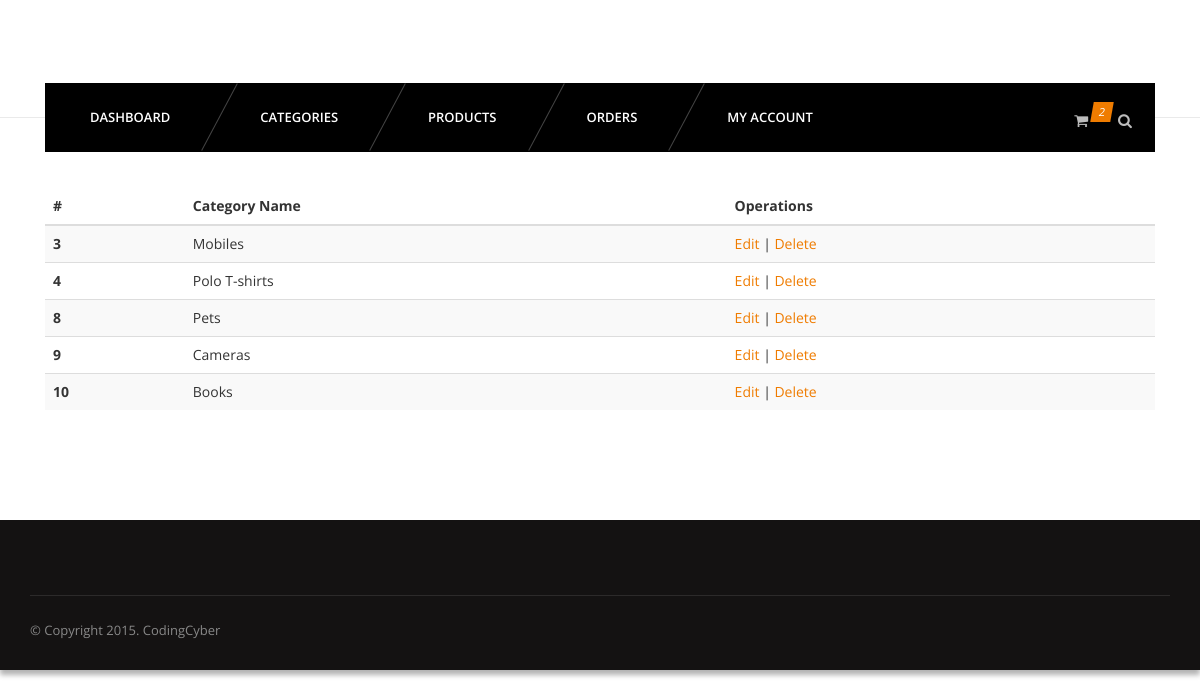
Screenshot of /admin/categories.php (signed in) with the database file from the repository.
### tables this page shows
CREATE TABLE `category` (
  `id` int(11) NOT NULL,
  `name` varchar(255) NOT NULL
);

### admin/categories.php (the view, shortened to what this page needs)
<?php
	require_once '../config/connect.php';
?>
<?php include 'inc/header.php'; ?>
<?php include 'inc/nav.php'; ?>
<section id="content">
  <div class="content-blog">
    <div class="container">
      <table class="table table-striped">
        <thead>
          <tr>
            <th>#</th>
            <th>Category Name</th>
            <th>Operations</th>
          </tr>
        </thead>
        <tbody>
          <?php
               $sql = "SELECT * FROM category";
               $res = mysqli_query($connection, $sql);
               while ($r = mysqli_fetch_assoc($res)) {
          ?>
          <tr>
            <th scope="row"><?php echo $r['id']; ?></th>
            <td><?php echo $r['name']; ?></td>
            <td><a href="editcategory.php?id=<?php echo $r['id']; ?>">Edit</a> | <a href="delcategory.php?id=<?php echo $r['id']; ?>">Delete</a></td>
          <?php } ?>
          </tr>
        </tbody>
      </table>
    </div>
  </div>
</section>
<?php include 'inc/footer.php'; ?>

### css/light.css (style rules this page uses)
body { background-color:#fff; }

### rows the page displays
category: id "3", name "Mobiles"
category: id "4", name "Polo T-shirts"
category: id "8", name "Pets"
category: id "9", name "Cameras"
category: id "10", name "Books"
